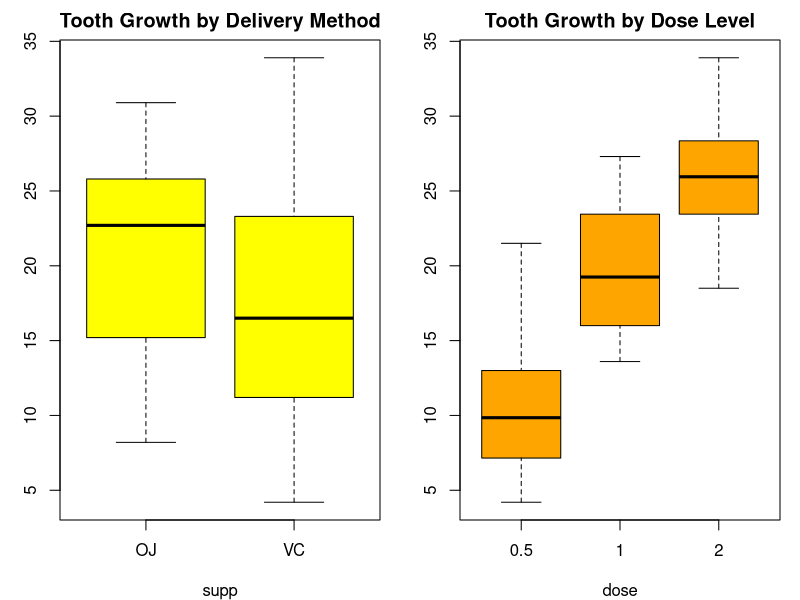
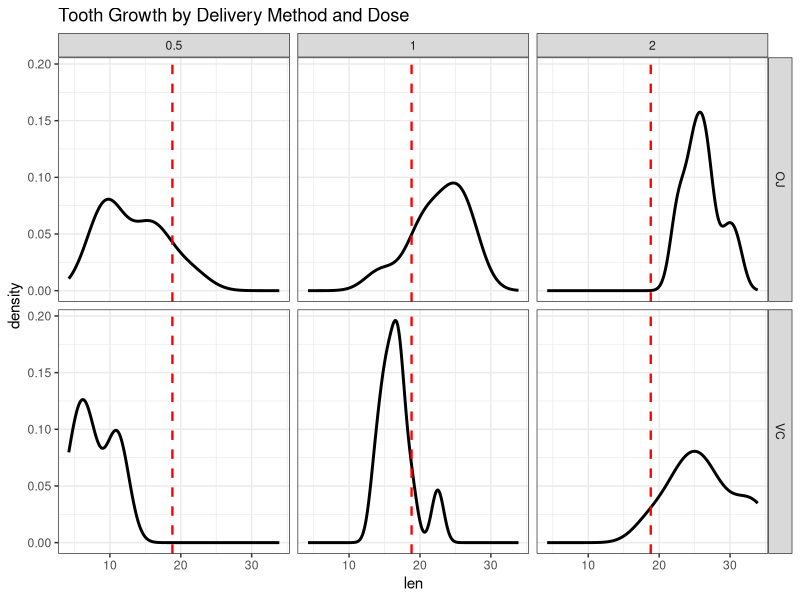

Generate these figures, in order, with R:
## ---- chunk 1
library(knitr)
opts_chunk$set(fig.width=4, fig.height=3, dev = 'pdf')
## ---- chunk 2
library(datasets)
library(xtable)
        library(dplyr,warn.conflicts = FALSE)
data(ToothGrowth)
figure <- group_by(ToothGrowth,supp,dose) %>% 
        summarise(count = n(), mean.len=mean(len), 
                  sd.len=signif(sd(len), digits = 3))
figure <- xtable(figure, caption="Basic summary statistics by supp and dose")
## ---- chunk 3
print(figure, caption.placement="top", include.rownames=FALSE, comment=FALSE)
## ---- chunk 4
par(mfrow=c(1,2), mar=c(4,3,2,1))
boxplot(len~supp, data=ToothGrowth, col="yellow", main="Tooth Growth by Delivery Method")
boxplot(len~dose, data= ToothGrowth, col="orange", main="Tooth Growth by Dose Level")

## ---- chunk 5
library(ggplot2)
ggplot(ToothGrowth,aes(len))+geom_density(size=1)+theme_bw()+facet_grid(supp~dose)+geom_vline(xintercept=mean(ToothGrowth$len), col="red",linetype=2, size=0.8)+labs(title="Tooth Growth by Delivery Method and Dose")
